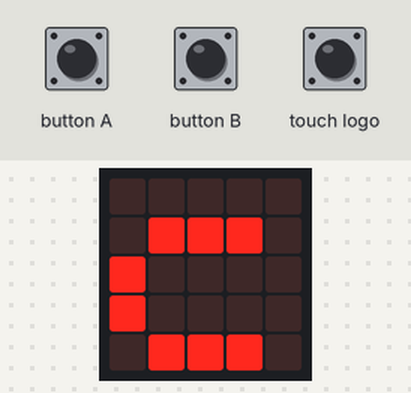
This program was run on a simulated BBC micro:bit (MakeCode). Parts: the board's 5×5 LED display. The inputs (shaded band) are chosen by the test bench.

Above: at 1.2 s.
1.3 s: button A pressed for 0.15 s
At 1.8 s:
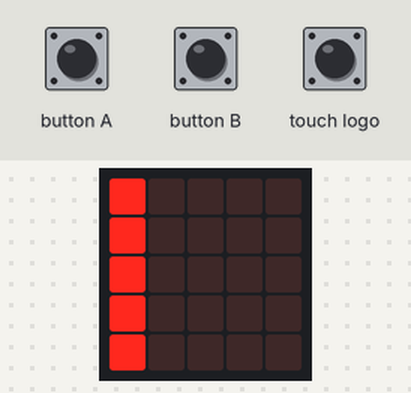
3.0 s: touch logo pressed for 1 s
At 3.6 s:
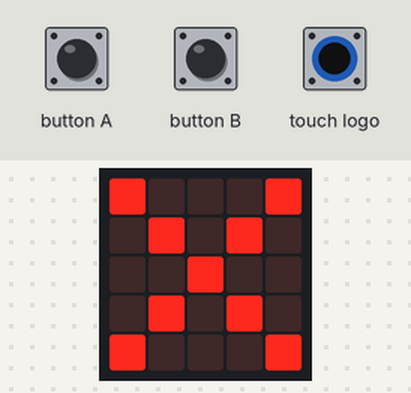
6.2 s: button B pressed for 0.15 s
At 8.2 s:
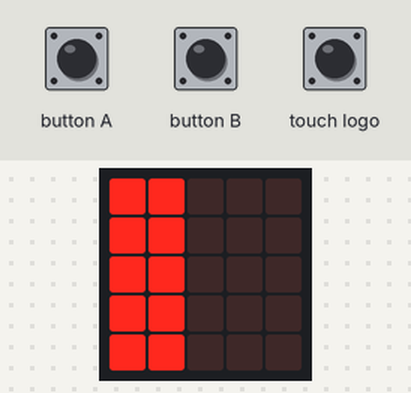
8.9 s: touch logo pressed for 0.15 s
At 11.2 s:
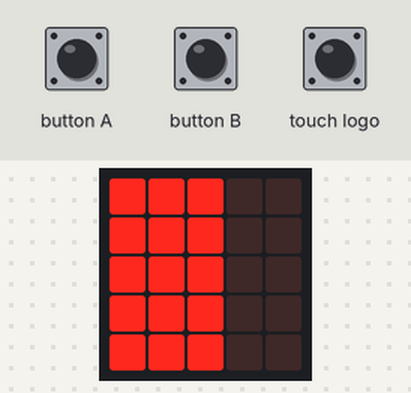
11.6 s: button A pressed for 1 s
At 13.9 s:
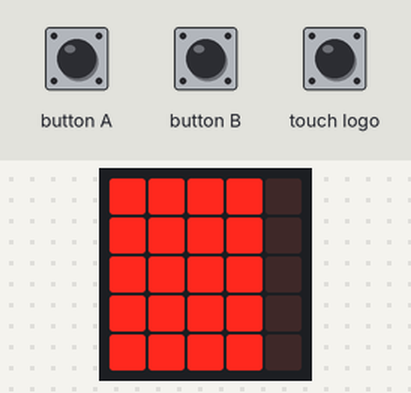
14.2 s: touch logo pressed for 0.15 s
At 16.0 s:
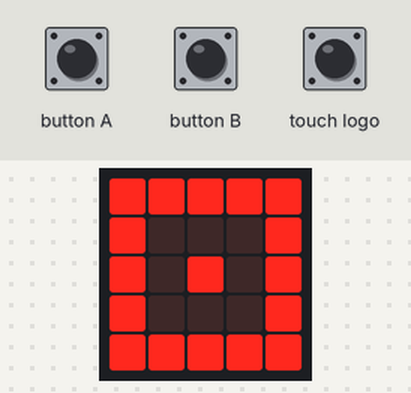
Timing chart, 0 to 17.5 s (numbered marks = the images above; inputs shaded):
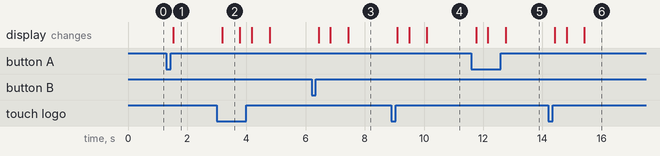

The program:

main.ts
```typescript
let code = 0
basic.forever(function () {
    if (code == 0 && input.buttonIsPressed(Button.A)) {
        code = 1
    }
    if (code == 1 && input.buttonIsPressed(Button.B)) {
        code += 1
    }
    if (code == 2 && input.logoIsPressed()) {
        code += 1
    }
    if (code == 3 && input.buttonIsPressed(Button.A)) {
        code += 1
    }
    if (code == 4 && input.logoIsPressed()) {
        code += 1
    }
})
basic.forever(function () {
    if (code == 0) {
        basic.showString("c")
    }
    if (code == 1) {
        basic.showLeds(`
            # . . . .
            # . . . .
            # . . . .
            # . . . .
            # . . . .
            `)
    }
    if (code == 2) {
        basic.showLeds(`
            # # . . .
            # # . . .
            # # . . .
            # # . . .
            # # . . .
            `)
    }
    if (code == 3) {
        basic.showLeds(`
            # # # . .
            # # # . .
            # # # . .
            # # # . .
            # # # . .
            `)
    }
    if (code == 4) {
        basic.showLeds(`
            # # # # .
            # # # # .
            # # # # .
            # # # # .
            # # # # .
            `)
    }
    if (code == 5) {
        basic.showLeds(`
            # # # # #
            # . . . #
            # . # . #
            # . . . #
            # # # # #
            `)
    }
})
basic.forever(function () {
    if (code == 1 && (input.buttonIsPressed(Button.B) || input.logoIsPressed())) {
        basic.showIcon(IconNames.No)
    }
    if (code == 2 && (input.buttonIsPressed(Button.A) || input.logoIsPressed())) {
        basic.showIcon(IconNames.No)
    }
    if (code == 3 && (input.buttonIsPressed(Button.B) || input.buttonIsPressed(Button.A))) {
        basic.showIcon(IconNames.No)
    }
    if (code == 4 && (input.buttonIsPressed(Button.B) || input.logoIsPressed())) {
        basic.showIcon(IconNames.No)
    }
    if (code == 5 && (input.buttonIsPressed(Button.B) || input.buttonIsPressed(Button.A))) {
        basic.showIcon(IconNames.No)
    }
})
```

test.ts
```typescript
// tests gaan hier; deze zal niet worden gecompileerd wanneer dit pakket wordt gebruikt als extensie.
```

Measured:
- after the input at 1.3 s, the display: changes after 0.22 s (image 1)
- after the input at 3.0 s, the display: changes after 0.18 s (image 2)
- after the input at 6.2 s, the display: changes after 0.24 s (image 3)
- after the input at 8.9 s, the display: changes after 0.20 s (image 4)
- after the input at 11.6 s, the display: changes after 0.16 s (image 5)
- after the input at 14.2 s, the display: changes after 0.22 s (image 6)
- what the display in image 2 shows lasts 0.6 s, from 3.2 s to 3.8 s
